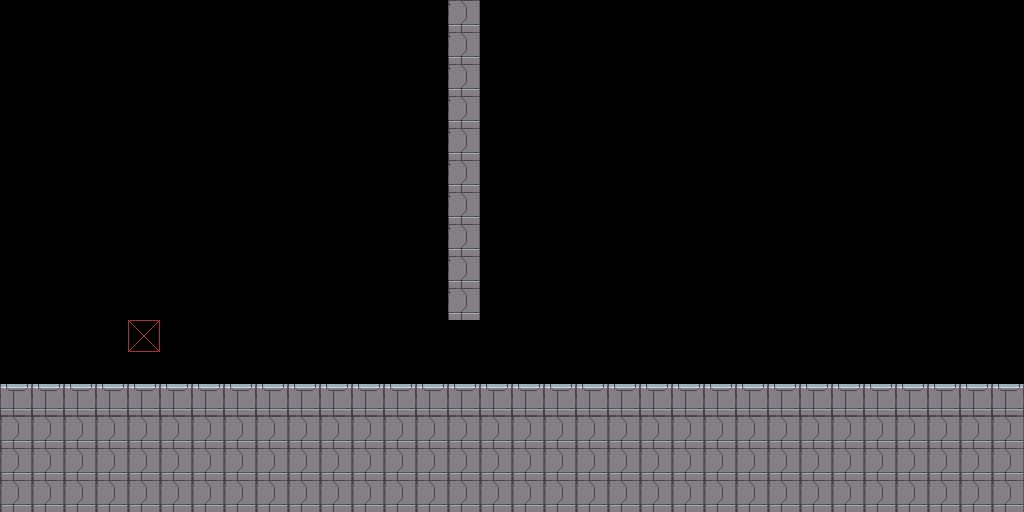

This is a level from a 2D game, rendered from its Tiled map with the project's own tilesets. A one-line summary and the complete map file follow:
An orthogonal 32x16 tile map with 32x32 px tiles, 2 tile layers (Ground, Spawner_Player), 2 tilesets.

<map version="1.8" tiledversion="1.8.0" orientation="orthogonal" renderorder="right-down" width="32" height="16" tilewidth="32" tileheight="32" infinite="0" nextlayerid="3" nextobjectid="1">
 <editorsettings>
  <export target="../export/levelOne.json" format="json" />
 </editorsettings>
 <tileset firstgid="1" name="Ground" tilewidth="32" tileheight="32" tilecount="16" columns="4">
  <image source="../../tileSets/src/GroundTileSet.png" width="128" height="128" />
 </tileset>
 <tileset firstgid="17" name="Spawners" tilewidth="32" tileheight="32" tilecount="16" columns="4">
  <image source="../../tileSets/src/Spawners.png" width="128" height="128" />
 </tileset>
 <layer id="1" name="Ground" width="32" height="16">
  <data encoding="csv">
0,0,0,0,0,0,0,0,0,0,0,0,0,0,6,0,0,0,0,0,0,0,0,0,0,0,0,0,0,0,0,0,
0,0,0,0,0,0,0,0,0,0,0,0,0,0,6,0,0,0,0,0,0,0,0,0,0,0,0,0,0,0,0,0,
0,0,0,0,0,0,0,0,0,0,0,0,0,0,6,0,0,0,0,0,0,0,0,0,0,0,0,0,0,0,0,0,
0,0,0,0,0,0,0,0,0,0,0,0,0,0,6,0,0,0,0,0,0,0,0,0,0,0,0,0,0,0,0,0,
0,0,0,0,0,0,0,0,0,0,0,0,0,0,6,0,0,0,0,0,0,0,0,0,0,0,0,0,0,0,0,0,
0,0,0,0,0,0,0,0,0,0,0,0,0,0,6,0,0,0,0,0,0,0,0,0,0,0,0,0,0,0,0,0,
0,0,0,0,0,0,0,0,0,0,0,0,0,0,6,0,0,0,0,0,0,0,0,0,0,0,0,0,0,0,0,0,
0,0,0,0,0,0,0,0,0,0,0,0,0,0,6,0,0,0,0,0,0,0,0,0,0,0,0,0,0,0,0,0,
0,0,0,0,0,0,0,0,0,0,0,0,0,0,6,0,0,0,0,0,0,0,0,0,0,0,0,0,0,0,0,0,
0,0,0,0,0,0,0,0,0,0,0,0,0,0,6,0,0,0,0,0,0,0,0,0,0,0,0,0,0,0,0,0,
0,0,0,0,0,0,0,0,0,0,0,0,0,0,0,0,0,0,0,0,0,0,0,0,0,0,0,0,0,0,0,0,
0,0,0,0,0,0,0,0,0,0,0,0,0,0,0,0,0,0,0,0,0,0,0,0,0,0,0,0,0,0,0,0,
2,2,2,2,2,2,2,2,2,2,2,2,2,2,2,2,2,2,2,2,2,2,2,2,2,2,2,2,2,2,2,2,
5,5,5,5,5,5,5,5,5,5,5,5,5,5,5,5,5,5,5,5,5,5,5,5,5,5,5,5,5,5,5,5,
5,5,5,5,5,5,5,5,5,5,5,5,5,5,5,5,5,5,5,5,5,5,5,5,5,5,5,5,5,5,5,5,
5,5,5,5,5,5,5,5,5,5,5,5,5,5,5,5,5,5,5,5,5,5,5,5,5,5,5,5,5,5,5,5
</data>
 </layer>
 <layer id="2" name="Spawner_Player" width="32" height="16">
  <data encoding="csv">
0,0,0,0,0,0,0,0,0,0,0,0,0,0,0,0,0,0,0,0,0,0,0,0,0,0,0,0,0,0,0,0,
0,0,0,0,0,0,0,0,0,0,0,0,0,0,0,0,0,0,0,0,0,0,0,0,0,0,0,0,0,0,0,0,
0,0,0,0,0,0,0,0,0,0,0,0,0,0,0,0,0,0,0,0,0,0,0,0,0,0,0,0,0,0,0,0,
0,0,0,0,0,0,0,0,0,0,0,0,0,0,0,0,0,0,0,0,0,0,0,0,0,0,0,0,0,0,0,0,
0,0,0,0,0,0,0,0,0,0,0,0,0,0,0,0,0,0,0,0,0,0,0,0,0,0,0,0,0,0,0,0,
0,0,0,0,0,0,0,0,0,0,0,0,0,0,0,0,0,0,0,0,0,0,0,0,0,0,0,0,0,0,0,0,
0,0,0,0,0,0,0,0,0,0,0,0,0,0,0,0,0,0,0,0,0,0,0,0,0,0,0,0,0,0,0,0,
0,0,0,0,0,0,0,0,0,0,0,0,0,0,0,0,0,0,0,0,0,0,0,0,0,0,0,0,0,0,0,0,
0,0,0,0,0,0,0,0,0,0,0,0,0,0,0,0,0,0,0,0,0,0,0,0,0,0,0,0,0,0,0,0,
0,0,0,0,0,0,0,0,0,0,0,0,0,0,0,0,0,0,0,0,0,0,0,0,0,0,0,0,0,0,0,0,
0,0,0,0,17,0,0,0,0,0,0,0,0,0,0,0,0,0,0,0,0,0,0,0,0,0,0,0,0,0,0,0,
0,0,0,0,0,0,0,0,0,0,0,0,0,0,0,0,0,0,0,0,0,0,0,0,0,0,0,0,0,0,0,0,
0,0,0,0,0,0,0,0,0,0,0,0,0,0,0,0,0,0,0,0,0,0,0,0,0,0,0,0,0,0,0,0,
0,0,0,0,0,0,0,0,0,0,0,0,0,0,0,0,0,0,0,0,0,0,0,0,0,0,0,0,0,0,0,0,
0,0,0,0,0,0,0,0,0,0,0,0,0,0,0,0,0,0,0,0,0,0,0,0,0,0,0,0,0,0,0,0,
0,0,0,0,0,0,0,0,0,0,0,0,0,0,0,0,0,0,0,0,0,0,0,0,0,0,0,0,0,0,0,0
</data>
 </layer>
</map>